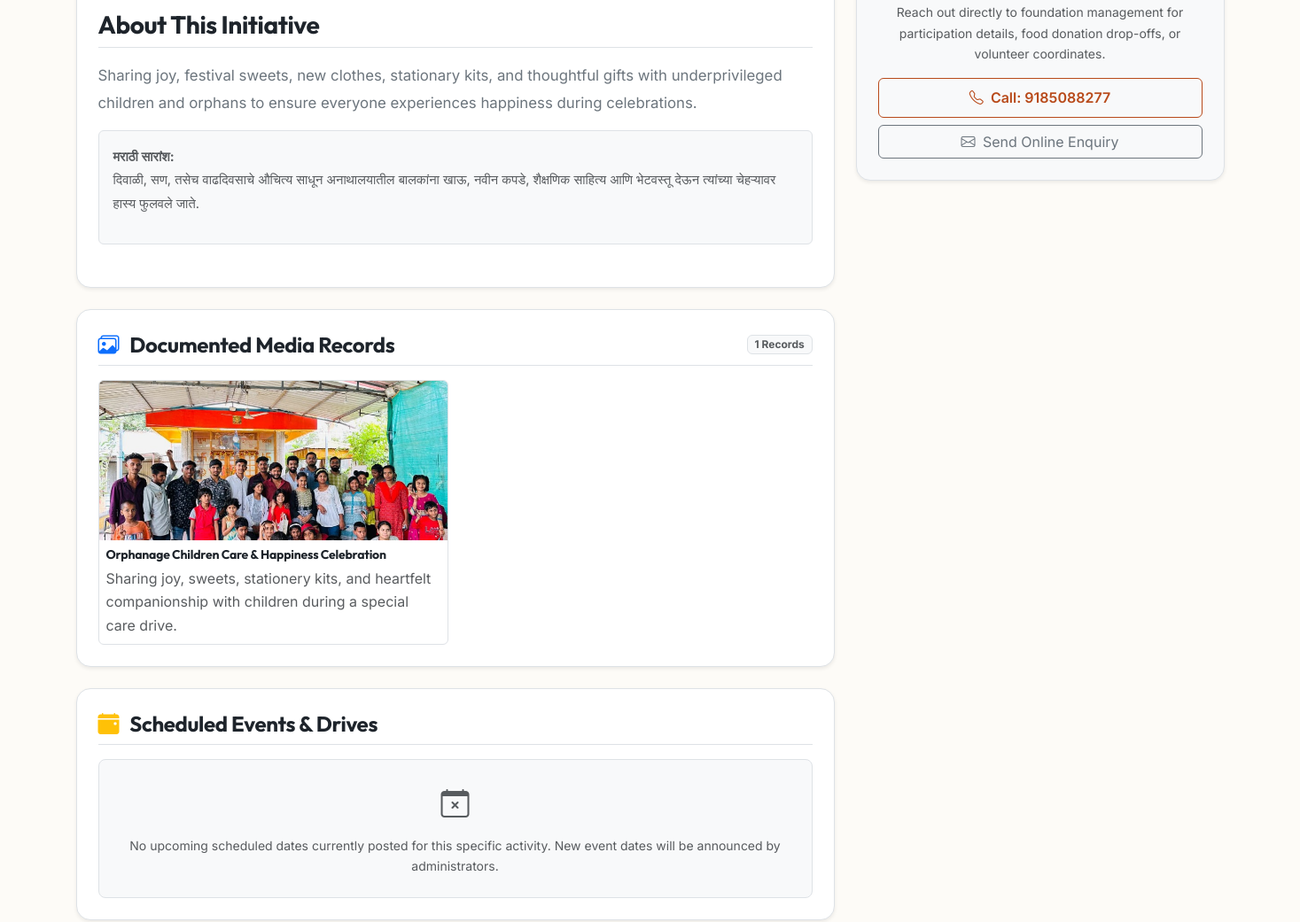
Page /activities/festival-celebrations-with-children/ (middle part) on the earlier database version.
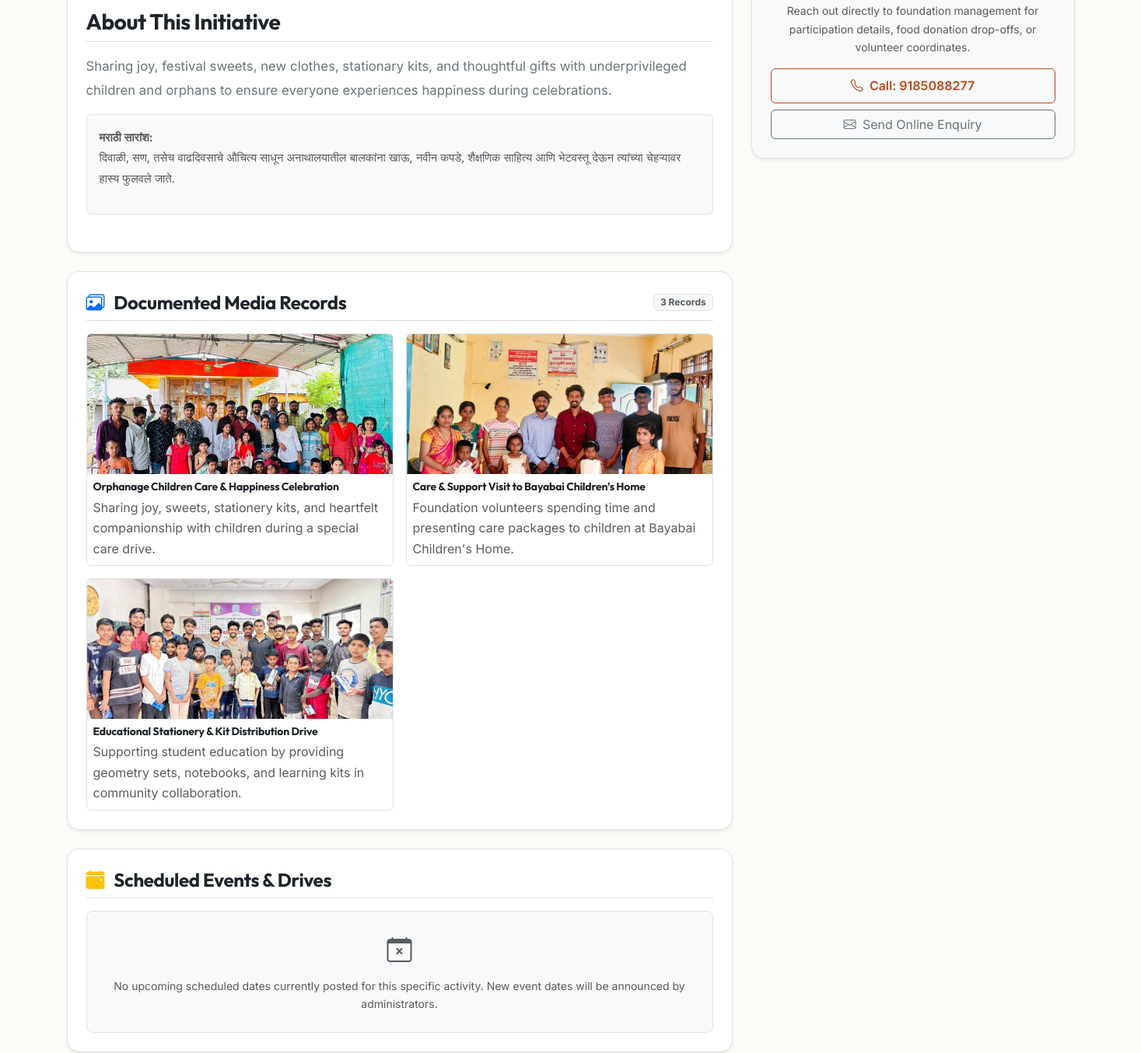
Same page on the later database version.
### core/models.py (models this page shows, shortened)
class GalleryMedia(models.Model):
    MEDIA_TYPE_CHOICES = (
        ('photo', 'Photograph'),
        ('video', 'Video'),
    )
    title = models.CharField(max_length=200)
    title_mr = models.CharField(max_length=200, blank=True)
    media_type = models.CharField(max_length=20, choices=MEDIA_TYPE_CHOICES, default='photo')
    image = models.ImageField(
        upload_to='gallery/',
        null=True,
        blank=True,
        help_text="Upload authentic photograph (JPG, PNG, WebP under 10MB)"
    )
    video_url = models.URLField(
        max_length=300,
        blank=True,
        help_text="YouTube or external embed video URL"
    )
    activity = models.ForeignKey(
        Activity,
        null=True,
        blank=True,
        on_delete=models.SET_NULL,
        related_name='gallery_media'
    )
    event = models.ForeignKey(
        'Event',
        null=True,
        blank=True,
        on_delete=models.SET_NULL,
        related_name='gallery_media'
    )
    category = models.ForeignKey(
        ActivityCategory,
        null=True,
        blank=True,
        on_delete=models.SET_NULL,
        related_name='gallery_media'
    )
    caption = models.CharField(max_length=300, blank=True)
    caption_mr = models.CharField(max_length=300, blank=True)
    is_featured = models.BooleanField(default=False)
    is_published = models.BooleanField(default=True)
    order = models.PositiveIntegerField(default=1)
    created_at = models.DateTimeField(auto_now_add=True)
    class Meta:
        ordering = ['order', '-created_at']
        verbose_name = "Gallery Media"
        verbose_name_plural = "Gallery Media Items"
    @property
    def file(self):
        return self.image

### core/views.py (the view)
# urls.py: path('activities/<slug:slug>/', views.activity_detail_view, name='activity_detail'),
def activity_detail_view(request, slug):
    activity = get_object_or_404(Activity, slug=slug, is_published=True)
    related_events = Event.objects.filter(
        activity=activity,
        is_published=True,
        event_date__gte=date.today(),
        status='upcoming'
    ).order_by('event_date')
    related_activities = Activity.objects.filter(
        category=activity.category,
        is_published=True,
        is_active=True
    ).exclude(id=activity.id)[:3]
    media_items = activity.gallery_media.filter(is_published=True).order_by('order')
    context = {
        'activity': activity,
        'related_events': related_events,
        'related_activities': related_activities,
        'media_items': media_items,
    }
    return render(request, 'core/activity_detail.html', context)

### core/models.py (called while the page is built)
    @property
    def logo_url(self):
        if self.logo and hasattr(self.logo, 'name') and self.logo.name:
            try:
                if self.logo.storage.exists(self.logo.name):
                    return self.logo.url
            except Exception:
                pass
        return '/static/images/logo.png'

    @classmethod
    def get_settings(cls):
        obj, _ = cls.objects.get_or_create(id=1)
        return obj

    @property
    def icon(self):
        return self.icon_bootstrap

### templates/core/activity_detail.html (shortened to what the changed rows need)
{% extends 'base.html' %}
{% load static %}
{% block content %}
<section class="py-5" style="background-color: #fdfbf7;">
  <div class="container py-3">
    <div class="row g-4">
      <div class="col-lg-8">
        <div class="bg-white rounded-4 border shadow-sm p-4 mb-4">
          <div class="d-flex align-items-center justify-content-between mb-3 border-bottom pb-2">
            <h4 class="fw-bold mb-0">
              <i class="bi bi-images text-primary me-2"></i>
              {% if is_mr %}छायाचित्रे व व्हिडीओ गॅलरी{% else %}Documented Media Records{% endif %}
            </h4>
            <span class="badge bg-light text-muted border">{{ media_items.count }} Records</span>
          </div>
          {% if media_items %}
          <div class="row g-3">
            {% for item in media_items %}
            <div class="col-md-6">
              <div class="card h-100 border">
                {% if item.media_type == 'photo' and item.file %}
                  <img src="{{ item.file.url }}" class="card-img-top" alt="{{ item.title }}" style="height: 180px; object-fit: cover;">
                {% elif item.media_type == 'video' and item.video_url %}
                  <div class="ratio ratio-16x9">
                    <iframe src="{{ item.video_url }}" title="{{ item.title }}" allowfullscreen></iframe>
                  </div>
                {% endif %}
                <div class="card-body p-2">
                  <h6 class="fw-bold mb-1 small">{% if is_mr %}{{ item.title_mr }}{% else %}{{ item.title }}{% endif %}</h6>
                  {% if item.caption %}
                  <p class="text-muted extra-small mb-0">{{ item.caption }}</p>
                  {% endif %}
                </div>
              </div>
            </div>
            {% endfor %}
          </div>
          {% endif %}
        </div>
      </div>
    </div>
  </div>
</section>
{% endblock %}

Differences in the rows shown:
added GalleryMedia: file (picture), title "Care & Support Visit to Bayabai Children's Home", caption "Foundation volunteers spending time and presenting care packages to children at Bayabai Children's Home."
added GalleryMedia: file (picture), title "Educational Stationery & Kit Distribution Drive", caption "Supporting student education by providing geometry sets, notebooks, and learning kits in community collaboration."
Other differences:
{{ media_items.count }}: "1" → "3"
